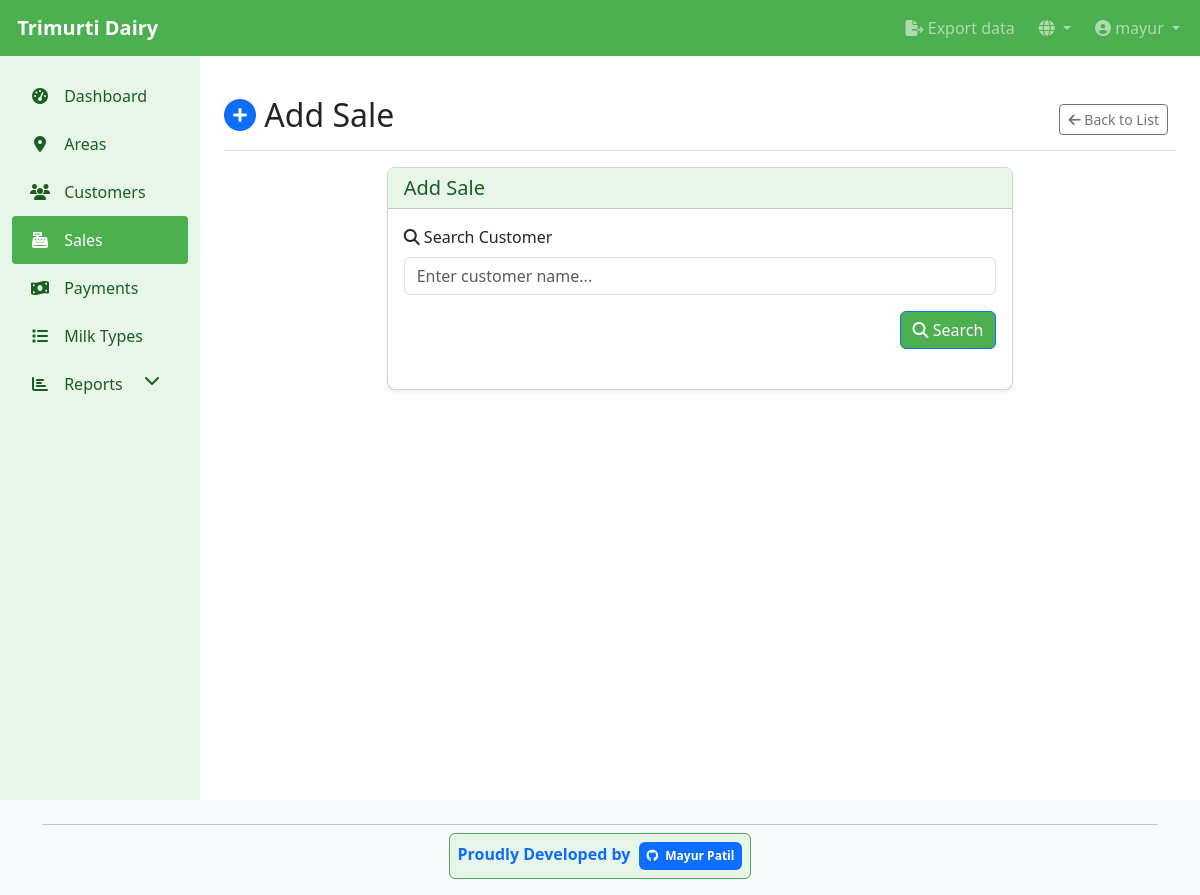
/en/dairy/sales/add/?customer=823 (signed in), run on an earlier commit of the app's database.
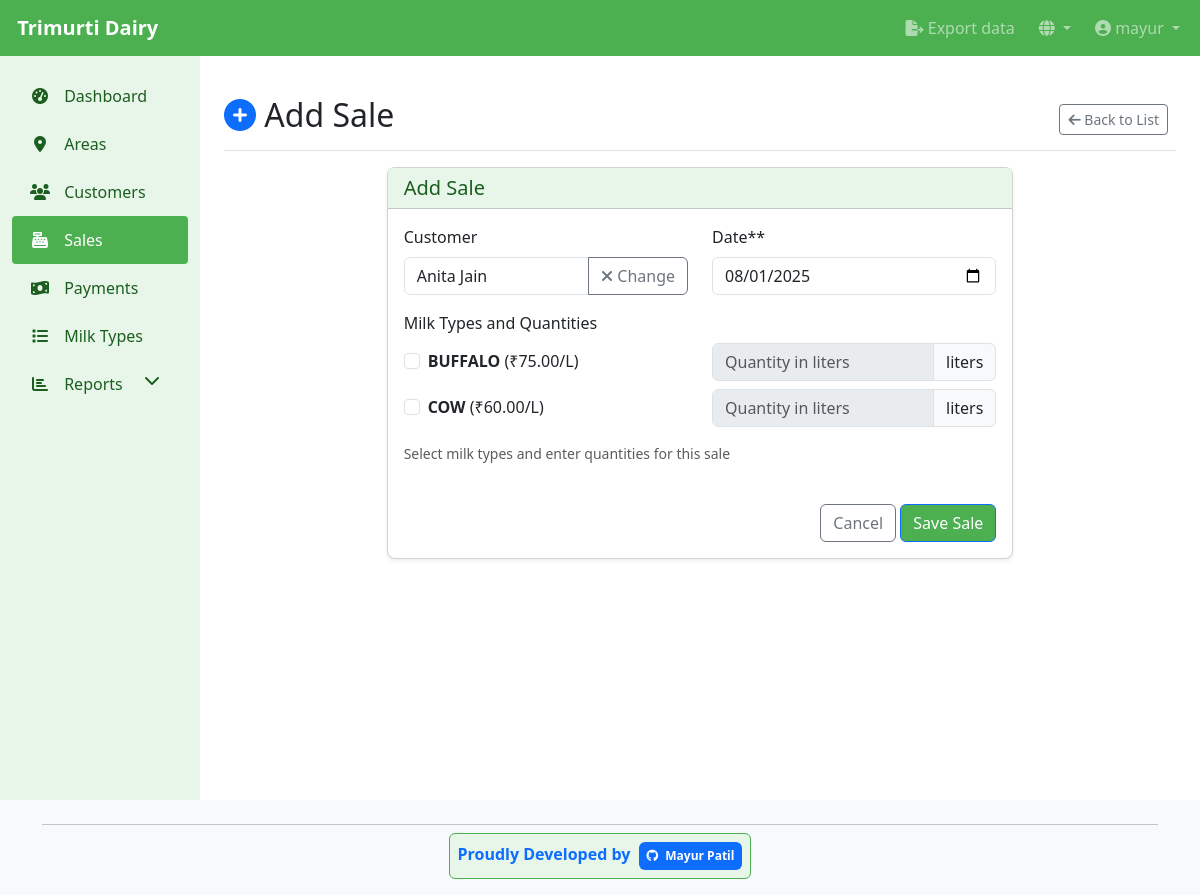
And on a later commit of the database.
### dairy_app/models.py (models this page shows, shortened)
class Customer(models.Model):
    user = models.ForeignKey(User, on_delete=models.CASCADE, related_name='customers')
    name = models.CharField(max_length=200)
    address = models.TextField(blank=True, null=True)
    phone = models.CharField(max_length=20, blank=True, null=True)
    milk_types = models.ManyToManyField(MilkType, related_name='customers')
    area = models.ForeignKey(Area, on_delete=models.SET_NULL, null=True, blank=True, related_name='customers')
    date_joined = models.DateTimeField(auto_now_add=True)
    class Meta:
        ordering = ['name']

class MilkType(models.Model):
    name = models.CharField(max_length=100)
    rate_per_liter = models.DecimalField(max_digits=10, decimal_places=2, help_text=_('Rate in Rs per liter'))
    class Meta:
        ordering = ['name']

### dairy_app/views.py (the view, shortened to what this page needs)
# urls.py: path('sales/add/', views.sale_create_view, name='sale_add'),
@login_required
def sale_create_view(request):
    customer = None
    customer_milk_types = []
    search_results = None
    from_customer_page = False
    referer = request.META.get('HTTP_REFERER', '')
    from_customer_page = '/customers/' in referer
    if not request.GET.get('customer') and not from_customer_page:
        return redirect('customer_list')
    search_query = request.GET.get('search', '').strip()
    if search_query:
        search_results = Customer.objects.filter(name__icontains=search_query).order_by('date_joined')  # Order by route sequence
    customer_id = request.GET.get('customer')
    last_sale_quantities = {}
    if customer_id:
        try:
            customer = Customer.objects.get(id=customer_id)
            customer_milk_types = customer.milk_types.all()
            for milk_type in customer_milk_types:
                last_sale = Sale.objects.filter(
                    customer=customer,
                    milk_type=milk_type
                ).order_by('-created_at').first()
                if last_sale:
                    last_sale_quantities[milk_type.id] = last_sale.quantity
            form = SaleForm(initial={'customer': customer})
        except Customer.DoesNotExist:
            form = SaleForm()
    else:
        form = SaleForm()
    context = {
        'form': form,
        'customer': customer,
        'from_customer_page': from_customer_page,
        'customer_milk_types': customer_milk_types,
        'search_results': search_results,
        'last_sale_quantities': last_sale_quantities,
    }
    return render(request, 'dairy_app/sale_form.html', context)

### dairy_app/forms.py (shortened to what this page needs)
class SaleForm(forms.ModelForm):
    class Meta:
        model = Sale
        fields = ['customer', 'milk_type', 'date', 'quantity', 'notes']
        widgets = {
            'date': forms.DateInput(attrs={'type': 'date'}),
            'quantity': forms.NumberInput(attrs={'min': '0', 'step': '0.1'}),
        }
        labels = {
            'date': 'Date*',  # Label will be translated via django.po file
        }
    def __init__(self, *args, **kwargs):
        user = kwargs.pop('user', None)
        super().__init__(*args, **kwargs)
        self.fields['customer'].queryset = Customer.objects.all()
        self.fields['milk_type'].queryset = MilkType.objects.all()
        from django.utils.translation import gettext_lazy as _
        self.fields['date'].label = _('Date*')
        self.fields['customer'].label = _('Customer')
        self.fields['milk_type'].label = _('Milk Type')
        self.fields['quantity'].label = _('Quantity')
        self.fields['notes'].label = _('Notes')

### dairy_app/templates/dairy_app/sale_form.html (shortened to what the changed rows need)
{% extends 'base.html' %}
{% load crispy_forms_tags %}
{% load i18n %}
{% block content %}
<div class="d-flex justify-content-between flex-wrap flex-md-nowrap align-items-center pt-3 pb-2 mb-3 border-bottom">
    <h1 class="h2">
        <i class="fas fa-{% if form.instance.pk %}edit{% else %}plus-circle{% endif %} text-primary"></i>
        {% if form.instance.pk %}{% trans "Edit" %}{% else %}{% trans "Add" %}{% endif %} {% trans "Sale" %}
    </h1>
</div>
<div class="row justify-content-center">
    <div class="col-lg-8">
        <div class="card">
            <div class="card-body">
                {% if not customer and not from_customer_page %}
                <form method="get" class="mb-4">
                    <div class="mb-3">
                        <label for="search" class="form-label"><i class="fas fa-search"></i> {% trans "Search Customer" %}</label>
                        <input type="text" name="search" id="search" class="form-control" value="{{ request.GET.search|default:'' }}" placeholder="{% trans "Enter customer name..." %}" autofocus>
                    </div>
                    <div class="text-end">
                        <button type="submit" class="btn btn-primary">
                            <i class="fas fa-search"></i> {% trans "Search" %}
                        </button>
                    </div>
                </form>
                {% else %}
                <form method="post">
                    <div class="row">
                        <div class="col-md-6">
                            {% if from_customer_page or customer %}
                                <div id="div_id_customer" class="mb-3">
                                    <label class="form-label">{% trans "Customer" %}</label>
                                    <div class="input-group">
                                        <input type="text" class="form-control" value="{{ customer.name }}" readonly>
                                        <a href="{% url 'sale_add' %}" class="btn btn-outline-secondary">
                                            <i class="fas fa-times"></i> {% trans "Change" %}
                                        </a>
                                    </div>
                                </div>
                            {% endif %}
                        </div>
                        <div class="col-md-6">
                            {{ form.date|as_crispy_field }}
                        </div>
                    </div>
                    <div class="row">
                        <div class="col-md-12">
                            <div id="div_id_milk_type" class="mb-3">
                                <label class="form-label">{% trans "Milk Types and Quantities" %}</label>
                                {% if customer and customer_milk_types %}
                                    <div class="milk-type-containers mb-3">
                                        {% for milk_type in customer_milk_types %}
                                        <div class="milk-type-container mb-2 row align-items-center">
                                            <div class="col-md-6">
                                                <div class="form-check">
                                                    <input type="checkbox" class="form-check-input milk-type-checkbox"
                                                           id="milk_type_{{ milk_type.id }}"
                                                           name="milk_types[]"
                                                           value="{{ milk_type.id }}"
                                                           {% if current_milk_type_id == milk_type.id %}checked{% endif %}>
                                                    <label class="form-check-label" for="milk_type_{{ milk_type.id }}">
                                                        <strong>{{ milk_type.name }}</strong> (₹{{ milk_type.rate_per_liter }}/L)
                                                    </label>
                                                </div>
                                            </div>
                                            <div class="col-md-6">
                                                <div class="input-group">
                                                    <input type="number" step="0.1" min="0" class="form-control quantity-input"
                                                           id="quantity_{{ milk_type.id }}"
                                                           name="quantities[]"
                                                           placeholder="{% trans "Quantity in liters" %}"
                                                           {% if current_milk_type_id == milk_type.id %}
                                                               value="{{ current_quantity }}"
                                                           {% else %}
                                                               disabled
                                                           {% endif %}
                                                           data-milk-type-id="{{ milk_type.id }}">
                                                    <span class="input-group-text">{% trans "liters" %}</span>
                                                </div>
                                            </div>
                                        </div>
                                        {% endfor %}
                                    </div>
                                    <div class="form-text mb-3">
                                        {% trans "Select milk types and enter quantities for this sale" %}
                                    </div>
                                {% elif customer and not customer_milk_types %}
                                    <div class="alert alert-warning">
                                        {% trans "This customer has no milk types configured" %}
                                    </div>
                                {% else %}
                                    <div class="alert alert-info">
                                        {% trans "Please select a customer first" %}
                                    </div>
                                {% endif %}
                            </div>
                        </div>
                    </div>
                    <div class="mt-4 text-end">
                        <a href="{% url 'sale_list' %}" class="btn btn-outline-secondary">{% trans "Cancel" %}</a>
                        <button type="submit" class="btn btn-primary">
                            {% if form.instance.id %}{% trans "Update" %}{% else %}{% trans "Save" %}{% endif %} {% trans "Sale" %}
                        </button>
                    </div>
                </form>
                {% endif %}
            </div>
        </div>
    </div>
</div>
{% endblock %}

What changed in the data, as far as the page shows it:
added Customer: name "Anita Jain"
added MilkType: name "BUFFALO", rate_per_liter "75.00"
now on this page (row unchanged): MilkType: name "COW", rate_per_liter "60.00"
Also different on the page:
form field date: (not shown) → "08/01/2025"
text no longer shown: "Search Customer Search"
text now shown: "Customer Change Date* * Milk Types and Quantities Select milk types and enter quantities for this sale Cancel Save Sale"
